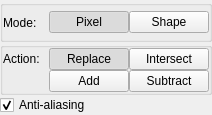
<?xml version="1.0" encoding="UTF-8"?>
<ui version="4.0">
 <class>WdgSelectionOptions</class>
 <widget class="QWidget" name="WdgSelectionOptions">
  <property name="geometry">
   <rect>
    <x>0</x>
    <y>0</y>
    <width>212</width>
    <height>115</height>
   </rect>
  </property>
  <layout class="QVBoxLayout" name="verticalLayout">
   <property name="spacing">
    <number>0</number>
   </property>
   <property name="margin">
    <number>0</number>
   </property>
   <item>
    <widget class="QGroupBox" name="modeGroupBox">
     <property name="title">
      <string/>
     </property>
     <layout class="QHBoxLayout" name="horizontalLayout">
      <property name="spacing">
       <number>0</number>
      </property>
      <property name="margin">
       <number>0</number>
      </property>
      <item>
       <widget class="QLabel" name="lblMode">
        <property name="cursor">
         <cursorShape>CrossCursor</cursorShape>
        </property>
        <property name="text">
         <string>Mode:</string>
        </property>
       </widget>
      </item>
      <item>
       <widget class="QPushButton" name="pixel">
        <property name="text">
         <string>Pixel</string>
        </property>
        <property name="checkable">
         <bool>true</bool>
        </property>
        <property name="checked">
         <bool>true</bool>
        </property>
        <property name="autoExclusive">
         <bool>true</bool>
        </property>
       </widget>
      </item>
      <item>
       <widget class="QPushButton" name="shape">
        <property name="text">
         <string>Shape</string>
        </property>
        <property name="checkable">
         <bool>true</bool>
        </property>
        <property name="autoExclusive">
         <bool>true</bool>
        </property>
       </widget>
      </item>
     </layout>
    </widget>
   </item>
   <item>
    <widget class="QGroupBox" name="actionGroupBox">
     <property name="title">
      <string/>
     </property>
     <layout class="QGridLayout" name="gridLayout">
      <property name="margin">
       <number>0</number>
      </property>
      <property name="spacing">
       <number>0</number>
      </property>
      <item row="1" column="0">
       <widget class="QLabel" name="lblAction">
        <property name="text">
         <string>Action:</string>
        </property>
        <property name="alignment">
         <set>Qt::AlignLeading|Qt::AlignLeft|Qt::AlignVCenter</set>
        </property>
       </widget>
      </item>
      <item row="2" column="1">
       <widget class="QPushButton" name="add">
        <property name="toolTip">
         <string>Shortcut A</string>
        </property>
        <property name="text">
         <string>Add</string>
        </property>
        <property name="checkable">
         <bool>true</bool>
        </property>
        <property name="autoExclusive">
         <bool>true</bool>
        </property>
       </widget>
      </item>
      <item row="1" column="1">
       <widget class="QPushButton" name="replace">
        <property name="toolTip">
         <string>Shortcut R</string>
        </property>
        <property name="text">
         <string>Replace</string>
        </property>
        <property name="checkable">
         <bool>true</bool>
        </property>
        <property name="checked">
         <bool>true</bool>
        </property>
        <property name="autoExclusive">
         <bool>true</bool>
        </property>
       </widget>
      </item>
      <item row="1" column="2">
       <widget class="QPushButton" name="intersect">
        <property name="toolTip">
         <string>Shortcut T</string>
        </property>
        <property name="text">
         <string>Intersect</string>
        </property>
        <property name="checkable">
         <bool>true</bool>
        </property>
        <property name="autoExclusive">
         <bool>true</bool>
        </property>
       </widget>
      </item>
      <item row="2" column="2">
       <widget class="QPushButton" name="subtract">
        <property name="toolTip">
         <string>Shortcut S</string>
        </property>
        <property name="text">
         <string>Subtract</string>
        </property>
        <property name="checkable">
         <bool>true</bool>
        </property>
        <property name="autoExclusive">
         <bool>true</bool>
        </property>
       </widget>
      </item>
     </layout>
    </widget>
   </item>
   <item>
    <widget class="QCheckBox" name="chkAntiAliasing">
     <property name="text">
      <string>Anti-aliasing</string>
     </property>
     <property name="checked">
      <bool>true</bool>
     </property>
    </widget>
   </item>
  </layout>
 </widget>
 <layoutdefault spacing="6" margin="11"/>
 <resources/>
 <connections/>
</ui>
